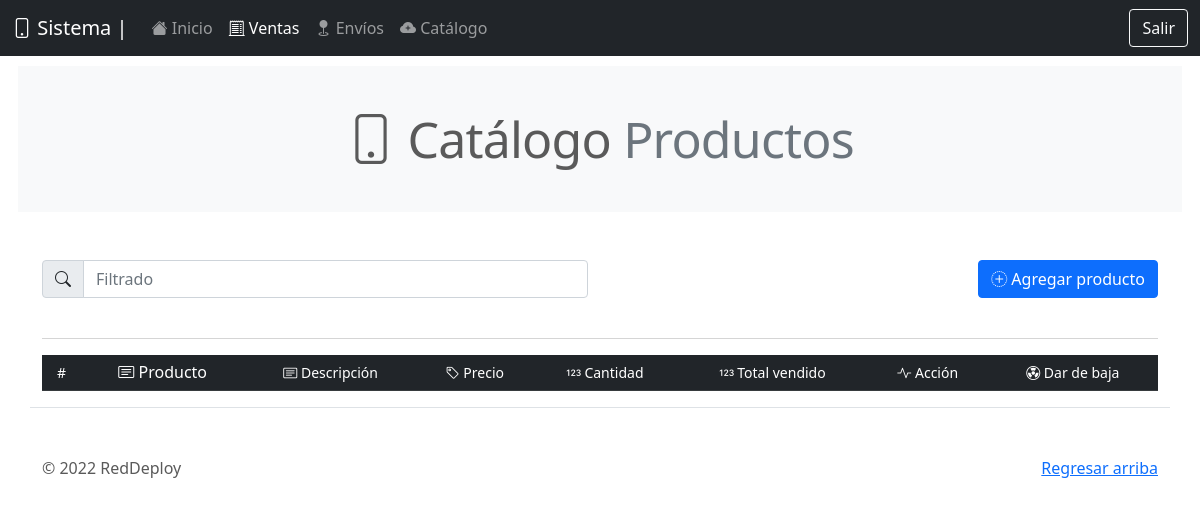
The page /be_/catalogo.php on the database as committed earlier.
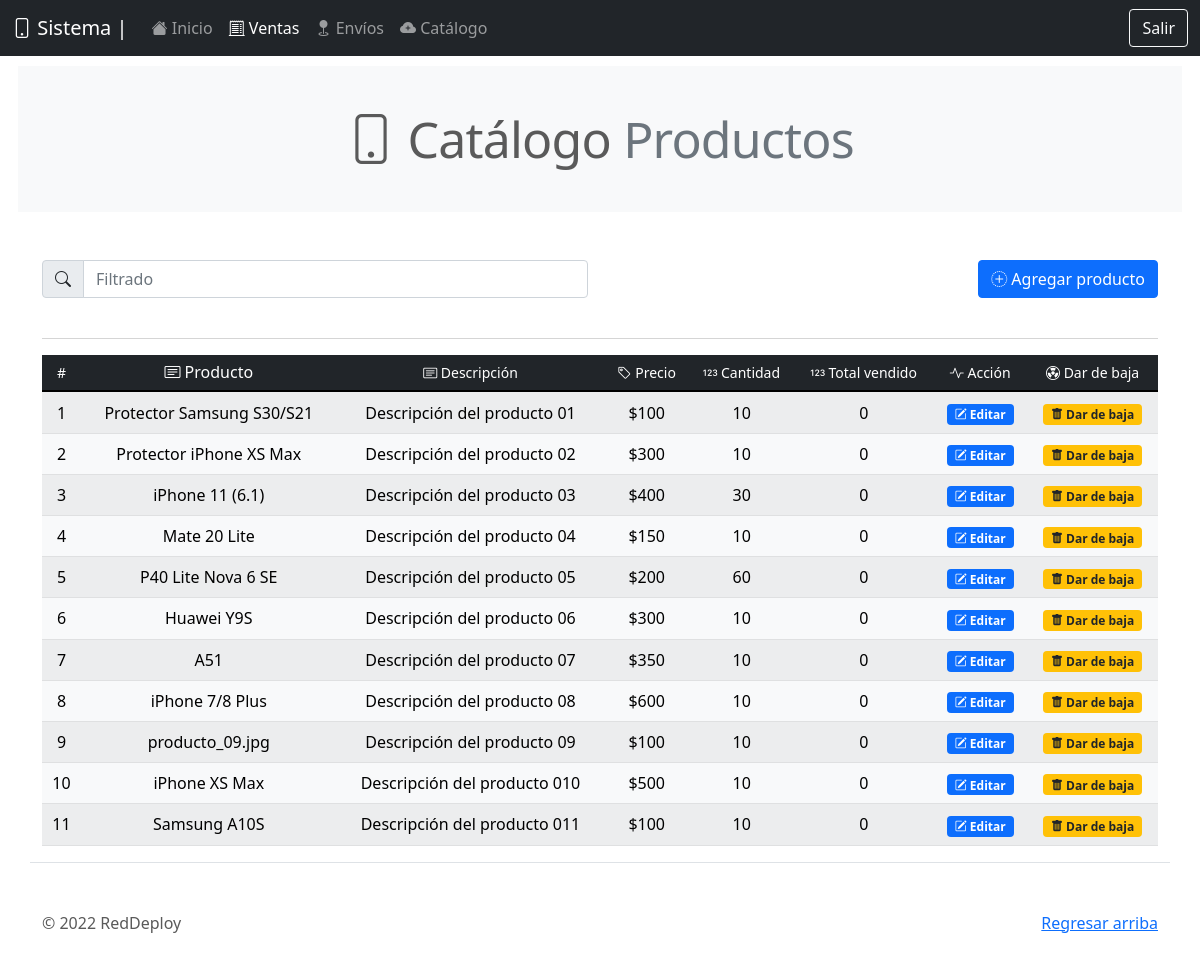
The same page on the database as committed later.
### tables this page shows
CREATE TABLE `producto` (
  `id` int(11) NOT NULL,
  `nombre` varchar(100) NOT NULL,
  `descripcion` varchar(170) NOT NULL,
  `precio` int(11) NOT NULL,
  `imagen` varchar(150) NOT NULL,
  `cantidad` int(11) NOT NULL,
  `modelo` int(11) NOT NULL,
  `total_vendido` int(11) NOT NULL,
  `codigo` varchar(50) NOT NULL,
  `catalogo` int(11) NOT NULL
);

### query/query_catalogo_backend.php (called while the page is built)
<?php
include('qconn/qc.php');
$sql_catalogo = "SELECT * FROM producto ";
$resultado_sql_catalogo= $conn->query($sql_catalogo);
?>

### be_/catalogo.php (the view, shortened to what this page needs)
<!doctype html>
<html lang="en">
  <head>
    <link rel="stylesheet" href="https://cdn.jsdelivr.net/npm/bootstrap-icons@1.7.2/font/bootstrap-icons.css">
    <link href="../assets/dist/css/bootstrap.min.css" rel="stylesheet">
    <link href="../carousel.css" rel="stylesheet">
  </head>
  <body>
<header>
  <nav class="navbar navbar-expand-md navbar-dark fixed-top bg-dark">
    <div class="container-fluid">
      <a class="navbar-brand" href="#"><i class="bi bi-phone"></i> Sistema |</a>
      <div class="collapse navbar-collapse" id="navbarCollapse">
        <ul class="navbar-nav me-auto mb-2 mb-md-0">
          <li class="nav-item">
           <a class="nav-link" aria-current="page" href="dashboard.php"><i class="bi bi-house-fill"></i> Inicio</a>
          </li>
          <li class="nav-item">
            <a class="nav-link active" href="venta_gral.php"><i class="bi bi-receipt-cutoff"></i> Ventas</a>
          </li>
          <li class="nav-item">
            <a class="nav-link" href="envio.php"><i class="bi bi-geo-fill"></i> Envíos</a>
          </li>
          <li class="nav-item">
            <a class="nav-link" href="envio.php"><i class="bi bi-cloud-plus-fill"></i> Catálogo</a>
          </li>
        </ul>
        <form class="d-flex">
          <a href="prcd/sort.php" class="btn btn-outline-light" type="submit">Salir</a>
        </form>
      </div>
    </div>
  </nav>
</header>
<main>
  <h2 class="mb-5 bg-light p-5 text-center featurette-heading" style="margin:18px;"><i class="bi bi-phone"></i> Catálogo <span class="text-muted">Productos</span></h2>
<? include('../query/query_catalogo_backend.php'); ?>
  <div class="container marketing mt-5 border-bottom">
  <div class="row">
    <div class="col">
        <div class="input-group mb-4 w-100">
            <span class="input-group-text" id="basic-addon1"><i class="bi bi-search"></i></span>
            <input type="text" class="form-control" placeholder="Filtrado" aria-label="Filtrado" aria-describedby="basic-addon1" id="myInput">
        </div>
    </div>
    <div class="col">
        <div class="input-group mb-4 justify-content-end">
            <button class="btn btn-primary" data-bs-toggle="modal" data-bs-target="#agregarProducto"><i class="bi bi-plus-circle-dotted"></i> Agregar producto</button>
        </div>
    </div>
  </div>
  <hr>
    <table class="table  table-light table-striped mb-3 table-hover align-middle">
      <thead class="text-center table-dark align-middle">
        <tr>
          <th scope="col" class="h6"><small>#</small></th>
          <th scope="col" class="h6"><small<i class="bi bi-card-text"></i> Producto</small></th>
          <th scope="col" class="h6"><small><i class="bi bi-card-text"></i> Descripción</small></th>
          <th scope="col" class="h6"><small><i class="bi bi-tag"></i> Precio</small></th>
          <th scope="col" class="h6"><small><i class="bi bi-123"></i> Cantidad</small></th>
          <th scope="col" class="h6"><small><i class="bi bi-123"></i> Total vendido</small></th>
          <th scope="col" class="h6"><small><i class="bi bi-activity"></i> Acción</small></th>
          <th scope="col" class="h6"><small><i class="bi bi-radioactive"></i> Dar de baja</small></th>
        </tr>
      </thead>
      <tbody id="myTable">
        <?php
        $x = 0;
          while($row_sql = $resultado_sql_catalogo->fetch_assoc()){
            $x++;
            echo'<tr>';
            echo'<td class="text-center">'.$x.'</td>';
            echo'<td class="text-center">'.$row_sql['nombre'].'</td>';
            echo'<td class="text-center">'.$row_sql['descripcion'].'</td>';
            echo'<td class="text-center">$'.$row_sql['precio'].'</td>';
            echo'<td class="text-center">'.$row_sql['cantidad'].'</td>';
            echo'<td class="text-center">'.$row_sql['total_vendido'].'</td>';
            echo'<td class="text-center"><a href="#" data-bs-toggle="modal" data-bs-target="#exampleModal'.$row_sql['id'].'"><span class="badge bg-primary"><i class="bi bi-pencil-square"></i> Editar</span></a></td>';
            echo'<td class="text-center"><a href="#" data-bs-toggle="modal" data-bs-target="#deleteArticulo'.$row_sql['id'].'"><span class="badge bg-warning text-dark"><i class="bi bi-trash-fill"></i> Dar de baja</span></a></td>';
            echo'</tr>';
          }
        ?>
      </tbody>
    </table>
  </div>
  <footer class="container mt-5">
    <p class="float-end"><a href="#">Regresar arriba</a></p>
    <p>&copy; 2022 RedDeploy</p>
  </footer>
</main>
  </body>
</html>

Rows that differ between the two databases and show on the page:
added producto: nombre "Protector Samsung S30/S21", descripcion "Descripción del producto 01", precio "100", cantidad "10", total_vendido "0"
added producto: nombre "Protector iPhone XS Max", descripcion "Descripción del producto 02", precio "300", cantidad "10", total_vendido "0"
added producto: nombre "iPhone 11 (6.1)", descripcion "Descripción del producto 03", precio "400", cantidad "30", total_vendido "0"
added producto: nombre "Mate 20 Lite", descripcion "Descripción del producto 04", precio "150", cantidad "10", total_vendido "0"
added producto: nombre "P40 Lite Nova 6 SE", descripcion "Descripción del producto 05", precio "200", cantidad "60", total_vendido "0"
added producto: nombre "Huawei Y9S", descripcion "Descripción del producto 06", precio "300", cantidad "10", total_vendido "0"
added producto: nombre "A51", descripcion "Descripción del producto 07", precio "350", cantidad "10", total_vendido "0"
added producto: nombre "iPhone 7/8 Plus", descripcion "Descripción del producto 08", precio "600", cantidad "10", total_vendido "0"
added producto: nombre "producto_09.jpg", descripcion "Descripción del producto 09", precio "100", cantidad "10", total_vendido "0"
added producto: nombre "iPhone XS Max", descripcion "Descripción del producto 010", precio "500", cantidad "10", total_vendido "0"
added producto: nombre "Samsung A10S", descripcion "Descripción del producto 011", precio "100", cantidad "10", total_vendido "0"
